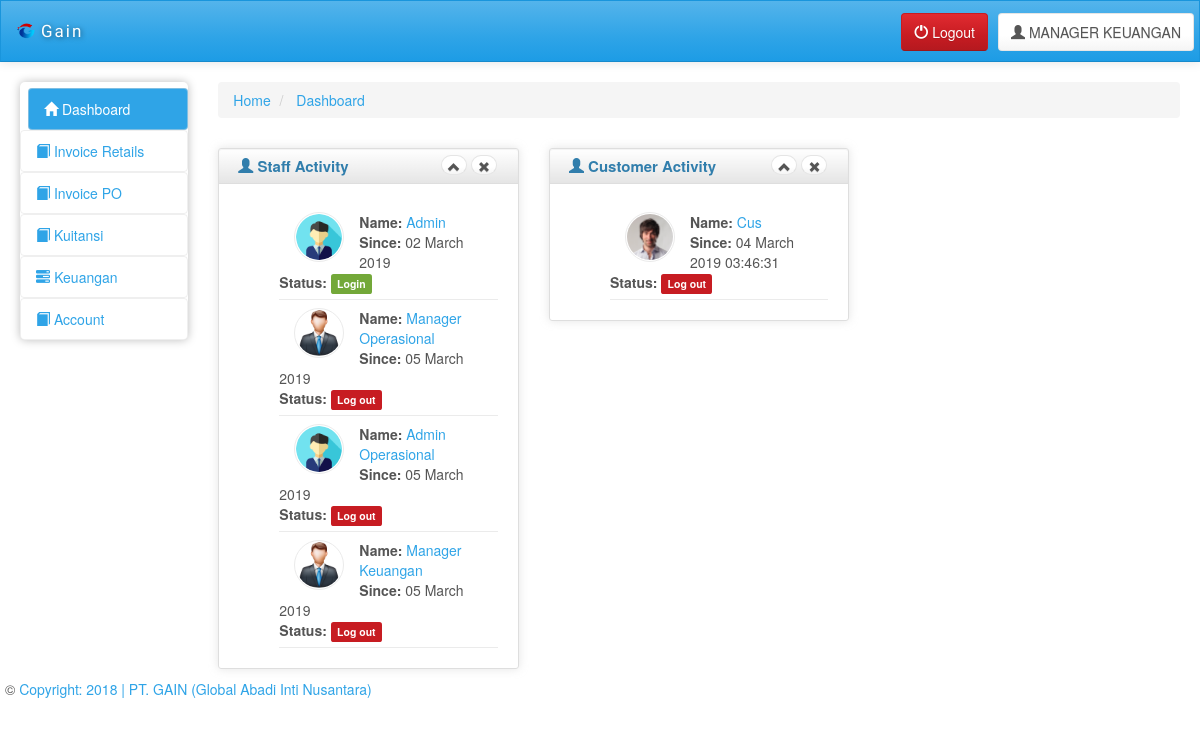
Screenshot of /?g=dashboard (signed in) with the database file from the repository.
### tables this page shows
CREATE TABLE `staff` (
  `id_staff` int(11) NOT NULL,
  `nama` varchar(50) DEFAULT NULL,
  `password` varchar(8) DEFAULT NULL,
  `jabatan` varchar(100) NOT NULL,
  `staff_create` varchar(25) NOT NULL,
  `staff_update` varchar(25) NOT NULL,
  `status` varchar(20) NOT NULL,
  `image` varchar(50) NOT NULL,
  `class` varchar(100) NOT NULL
);

### g_controller/DashboardView.php (the view, shortened to what this page needs)
<?php
if (isset($_SESSION['userId'])) {
    $idStaff = $_SESSION['userId'];
    $dataUserBySesion = mysql_query("SELECT * FROM staff WHERE id_staff = '$idStaff'");
    $fetchDataUserBySesion = mysql_fetch_assoc($dataUserBySesion);
} else {
    echo "<script>window.location.href = '/?';</script>";
}
?>
<!DOCTYPE html>
<html lang="en">
<head>
    <link id="bs-css" href="css/bootstrap-cerulean.min.css" rel="stylesheet">
    <link href="css/charisma-app.css" rel="stylesheet">
    <link href='bower_components/fullcalendar/dist/fullcalendar.css' rel='stylesheet'>
    <link href='bower_components/fullcalendar/dist/fullcalendar.print.css' rel='stylesheet' media='print'>
    <link href='bower_components/chosen/chosen.min.css' rel='stylesheet'>
    <link href='bower_components/colorbox/example3/colorbox.css' rel='stylesheet'>
    <link href='bower_components/responsive-tables/responsive-tables.css' rel='stylesheet'>
    <link href='bower_components/bootstrap-tour/build/css/bootstrap-tour.min.css' rel='stylesheet'>
    <link href='css/jquery.noty.css' rel='stylesheet'>
    <link href='css/noty_theme_default.css' rel='stylesheet'>
    <link href='css/elfinder.min.css' rel='stylesheet'>
    <link href='css/elfinder.theme.css' rel='stylesheet'>
    <link href='css/jquery.iphone.toggle.css' rel='stylesheet'>
    <link href='css/uploadify.css' rel='stylesheet'>
    <link href='css/animate.min.css' rel='stylesheet'>
</head>
<body>
    <?php include_once 'TopMenu.php'; ?>
    <div class="ch-container">
        <div class="row">
            <?php include_once 'LeftMenu.php'; ?>
            <div id="content" class="col-lg-10 col-sm-10">
                <div>
                    <ul class="breadcrumb">
                        <li>
                            <a href="#">Home</a>
                        </li>
                        <li>
                            <a href="?g=dashboard">Dashboard</a>
                        </li>
                    </ul>
                </div>
                <div class="row">
                    <div class="box col-md-4">
                        <div class="box-inner">
                            <div class="box-header well" data-original-title="">
                                <h2><i class="glyphicon glyphicon-user"></i> Staff Activity</h2>
                                <div class="box-icon">
                                    <a href="#" class="btn btn-minimize btn-round btn-default"><i class="glyphicon glyphicon-chevron-up"></i></a>
                                    <a href="#" class="btn btn-close btn-round btn-default"><i class="glyphicon glyphicon-remove"></i></a>
                                </div>
                            </div>
                            <div class="box-content">
                                <div class="box-content">
                                    <ul class="dashboard-list">
                                        <?php
                                        $selectAllStaff = mysql_query("SELECT nama, DATE_FORMAT(staff_create, '%d %M %Y') AS staff_create, `status`, `image`, class FROM staff WHERE NOT jabatan = 'C' AND NOT jabatan = 'IT'");
                                        while ($AllStaff = mysql_fetch_array($selectAllStaff)) {
                                            ?>
                                        <li>
                                            <a href="#"><img class="dashboard-avatar" alt="Usman" src="img/<?= $AllStaff['image']; ?>"></a>
                                            <strong>Name:</strong> <a href="#"><?= $AllStaff['nama']; ?>
                                            </a><br>
                                            <strong>Since:</strong> <?= $AllStaff['staff_create']; ?><br>
                                            <strong>Status:</strong> <span class="<?= $AllStaff['class']; ?>"><?= $AllStaff['status']; ?></span>
                                        </li>
                                        <?php
                                    } ?>
                                    </ul>
                                </div>
                            </div>
                        </div>
                    </div>
                    <div class="box col-md-4">
                        <div class="box-inner">
                            <div class="box-header well" data-original-title="">
                                <h2><i class="glyphicon glyphicon-user"></i> Customer Activity</h2>
                                <div class="box-icon">
                                    <a href="#" class="btn btn-minimize btn-round btn-default"><i class="glyphicon glyphicon-chevron-up"></i></a>
                                    <a href="#" class="btn btn-close btn-round btn-default"><i class="glyphicon glyphicon-remove"></i></a>
                                </div>
                            </div>
                            <div class="box-content">
                                <div class="box-content">
                                    <ul class="dashboard-list">
                                        <?php
                                        $selectAllStaff = mysql_query("SELECT nama, DATE_FORMAT(staff_create, '%d %M %Y %H:%i:%s') AS staff_create, `status`, `image`,class FROM staff WHERE jabatan = 'C' ");
                                        while ($AllStaff = mysql_fetch_array($selectAllStaff)) {
                                            ?>
                                        <li>
                                            <a href="#"><img class="dashboard-avatar" src="img/<?= $AllStaff['image']; ?>"></a>
                                            <strong>Name:</strong> <a href="#"><?= $AllStaff['nama']; ?>
                                            </a><br>
                                            <strong>Since:</strong> <?= $AllStaff['staff_create']; ?><br>
                                            <strong>Status:</strong> <span class="<?= $AllStaff['class']; ?>"><?= $AllStaff['status']; ?></span>
                                        </li>
                                        <?php
                                    } ?>
                                    </ul>
                                </div>
                            </div>
                        </div>
                    </div>
                </div>
            </div>
            <?php include_once 'footer.php'; ?>
        </div>
</body>
</html>

### index.php (shortened to what this page needs)
<?php
class Utama
{
	public function ambilLink()
	{
		if (isset($_GET['g'])) {
			$link = $_GET['g'];
			if (empty($link)) {
				include_once 'index';
				include_once 'index';
			} elseif ($link == 'out') {
				session_destroy();
				header("Location: ?");
			} else {
				$controller = 'g_controller/' . ucfirst($link) . 'View.php';
				if (file_exists($controller)) {
					include_once $controller;
				} else {
					include_once 'http://database.gain.co.id/?g=Error';
				}
			}
		} else {
			include_once 'g_controller/IndexView.php';
		}
	}
}
$utama = new Utama();
$link = $utama->ambilLink();

### g_controller/TopMenu.php (shortened to what this page needs)
<div class="navbar navbar-default" role="navigation">
    <div class="navbar-inner">
        <a class="navbar-brand" href="?g=dashboard"> <img src="img/gain.png" class="hidden-xs" />
            <span>Gain</span></a>
        <div class="btn-group pull-right">
            <button class="btn btn-default">
                <i class="glyphicon glyphicon-user"></i>
                <span class="hidden-sm hidden-xs">
                    <?= strtoupper($fetchDataUserBySesion['nama']); ?>
                </span>
            </button>
        </div>
        <div class="btn-group pull-right">
            <form action="" method="post">
                <button class="btn btn-default btn-danger" type="submit" name="submit">
                    <i class="glyphicon glyphicon-off"></i>
                    <span class="hidden-sm hidden-xs">
                        Logout
                    </span>
                </button>
            </form>
        </div>
    </div>
</div>

### g_controller/LeftMenu.php (shortened to what this page needs)
<?php
$idStaff = $_SESSION['userId'];
$dataUserBySesion = mysql_query("SELECT * FROM staff WHERE id_staff = '$idStaff'");
$fetchDataUserBySesion = mysql_fetch_assoc($dataUserBySesion);
?>
<div class="col-sm-2 col-lg-2">
    <div class="sidebar-nav">
        <div class="nav-canvas">
            <ul class="nav nav-pills nav-stacked main-menu">
                <li class="nav-header">
                <li><a class="ajax-link" href="?g=dashboard"><i class="glyphicon glyphicon-home"></i><span> Dashboard</span></a>
                <?php if ($fetchDataUserBySesion['jabatan'] == "SA" || $fetchDataUserBySesion['jabatan'] == "MK" || $fetchDataUserBySesion['jabatan'] == "AO") { ?>
                <li class="accordion">
                    <a href="#"><i class="glyphicon glyphicon-book"></i><span> Invoice Retails</span></a>
                </li>
                <?php
            } ?>
                <?php if ($fetchDataUserBySesion['jabatan'] == "SA" || $fetchDataUserBySesion['jabatan'] == "MK" || $fetchDataUserBySesion['jabatan'] == "AO") { ?>
                <li class="accordion">
                    <a href="#"><i class="glyphicon glyphicon-book"></i><span> Invoice PO</span></a>
                </li>
                <?php
            } ?>
                <?php if ($fetchDataUserBySesion['jabatan'] == "SA" || $fetchDataUserBySesion['jabatan'] == "MK" || $fetchDataUserBySesion['jabatan'] == "AO") { ?>
                <li class="accordion">
                    <a href="#"><i class="glyphicon glyphicon-book"></i><span> Kuitansi</span></a>
                </li>
                <?php
            } ?>
                <?php if ($fetchDataUserBySesion['jabatan'] == "SA" || $fetchDataUserBySesion['jabatan'] == "MK") { ?>
                <li class="accordion">
                    <a href="#"><i class="glyphicon glyphicon-tasks"></i><span> Keuangan</span></a>
                </li>
                <?php
            } ?>
                <?php if ($fetchDataUserBySesion['jabatan'] == "SA" || $fetchDataUserBySesion['jabatan'] == "MK") { ?>
                <li class="accordion">
                    <a href="#"><i class="glyphicon glyphicon-book"></i><span> Account</span></a>
                </li>
                <?php
            } ?>
            </ul>
        </div>
    </div>
</div>

### g_controller/footer.php (shortened to what this page needs)
<footer class="row">
    <p class="col-md-9 col-sm-9 col-xs-12 copyright">&copy; <a href="http://gain.co.id/" target="_blank">Copyright: 2018 | PT. GAIN (Global Abadi Inti Nusantara)</a></p>
</footer>

### css/charisma-app.css (style rules this page uses)
.ch-container { padding: 0 15px; }
.box { margin-top: 10px; margin-bottom: 10px; }
.box-inner { border: 1px solid #DEDEDE; border-radius: 3px; -webkit-border-radius: 3px; -moz-border-radius: 3px; box-shadow: 0 0 10px rgba(189, 189, 189, 0.4); -webkit-box-shadow: 0 0 10px rgba(189, 189, 189, 0.4); -moz-box-shadow: 0 0 10px rgba(189, 189, 189, 0.4); }
.box-header { border: none; padding-top: 5px; border-bottom: 1px solid #DEDEDE; border-radius: 3px 3px 0 0; -webkit-border-radius: 3px 3px 0 0; -moz-border-radius: 3px 3px 0 0; height: 35px; min-height: 35px !important; margin-bottom: 0; font-weight: bold; font-size: 16px; background: -moz-linear-gradient(top, rgba(255, 255, 255, 0) 0%, rgba(0, 0, 0, 0.1) 100%); background: -webkit-gradient(linear, left top, left bottom, color-stop(0%, rgba(255, 255, 255, 0)), color-stop(100%, rgba(0, 0, 0, 0.1))); background: -webkit-linear-gradient(top, rgba(255, 255, 255, 0) 0%, rgba(0, 0, 0, 0.1) 100%); background: -o-linear-gradient(top, rgba(255, 255, 255, 0) 0%, rgba(0, 0, 0, 0.1) 100%); background: -ms-linear-gradient(top, rgba(255, 255, 255, 0) 0%, rgba(0, 0, 0, 0.1) 100%); background: linear-gradient(to bottom, rgba(255, 255, 255, 0) 0%, rgba(0, 0, 0, 0.1) 100%); filter: progid:DXImageTransform.Microsoft.gradient(startColorstr='#00ffffff', endColorstr='#1a000000', GradientType=0); }
.box-header h2 { font-size: 15px; width: auto; clear: none; float: left; line-height: 25px; white-space: nowrap; font-weight: bold; margin-top: 0; margin-bottom: 0; }
.box-header h2 > i { margin-top: 1px; }
.box-icon { float: right; }
.box-icon a { clear: none; float: left; margin: 0 2px; height: 20px; width: 5px; margin-top: 1px; }
.box-icon a i { margin-left: -6px; top: -1px; }
.box-content { padding: 10px; }
.btn-round { border-radius: 40px; -webkit-border-radius: 40px; -moz-border-radius: 40px; font-size: 12px; padding-top: 4px; }
ul.dashboard-list li { padding: 7px 0; list-style: none; border-bottom: 1px solid #EBEBEB; border-top: 1px solid white; }
ul.dashboard-list { margin: 0; }
.dashboard-avatar { height: 50px; width: 50px; padding: 1px; float: left; margin-left: 15px; margin-right: 15px; border: 1px solid #EBEBEB; border-radius: 50%; }
footer { clear: both; }
.sidebar-nav { min-height: 0; box-shadow: 0 0 10px #BDBDBD; border-radius: 5px; margin-bottom: 0; padding-bottom: 0; max-height: none; }
.navbar-brand { font-family: 'Shojumaru', cursive, Arial, serif; letter-spacing: 2px; text-shadow: 1px 1px 5px rgba(0, 0, 0, 0.5); width: 183px; font-size: 17px; }
.navbar-brand img { float: left; height: 20px; width: 20px; margin-right: 5px; }
.navbar-brand span { float: left; }
.navbar-inner { padding-top: 5px; padding-bottom: 5px; line-height: 30px; height: 60px; }
.navbar-inner .btn-group { margin: 7px 5px 0 5px; }
.pull-right { float: right !important; }
.main-menu > li > a { border: 1px solid rgba(221, 221, 221, 0.46); }
.main-menu > li { margin-top: 0 !important; }
.sidebar-nav .nav-header { display: block; padding: 3px 15px; font-size: 11px; font-weight: bold; line-height: 18px; color: #999999; text-shadow: 0 1px 0 rgba(255, 255, 255, 0.5); text-transform: uppercase; }
.navbar { border-radius: 0; }
ul.main-menu li.active { margin-left: 8px; }
ul.main-menu li:not(.nav-header) { -webkit-transition: .3s; -moz-transition: .3s; -ms-transition: .3s; -o-transition: .3s; transition: .3s; }
@media only screen and (min-width: 980px) { a, button, input[type=submit], input[type=button], .product-img { -webkit-transition: .5s; -moz-transition: .5s; -ms-transition: .5s; -o-transition: .5s; transition: .5s; } }
@media only screen and (min-width: 980px) { .ch-container { padding: 0 20px; } }

### rows the page displays
staff: nama "MANAGER KEUANGAN"
staff: image (picture), nama "Cus", staff_create "04 March 2019 03:46:31", status "Log out"

### other values shown
$AllStaff['nama'] "Admin"
$AllStaff['staff_create'] "02 March 2019"
$AllStaff['status'] "Login"
$AllStaff['nama'] "Manager Operasional"
$AllStaff['staff_create'] "05 March 2019"
$AllStaff['status'] "Log out"
$AllStaff['nama'] "Admin Operasional"
$AllStaff['nama'] "Manager Keuangan"
